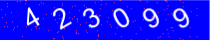
#> input picture manual_captcha.png, 210 x 40 px
$ python Advanced-OCR-Captcha-Solver.py
#> lines starting #> are read from the running program, lines starting #| are printed output that depends on the picture; after the words box and inside, x2 and y2 are one past the last pixel; in counts of white or black regions, pixels touching at a corner belong together
#!/usr/bin/env python3
"""
Advanced OCR Captcha Solver for Rajasthan High Court
Specialized for detecting numbers and text from captcha images
"""

import cv2
import numpy as np
from PIL import Image, ImageEnhance, ImageFilter
import pytesseract
import os
import re
from typing import List, Tuple, Optional

class AdvancedCaptchaOCR:
    def __init__(self):
        self.debug = True
        # Set Tesseract path if needed (Windows)
        # pytesseract.pytesseract.tesseract_cmd = r'C:\Program Files\Tesseract-OCR\tesseract.exe'

    def preprocess_image(self, image_path: str) -> List[Tuple[str, np.ndarray]]:
        """Advanced image preprocessing specifically for captcha OCR"""
#> called with image_path = 'manual_captcha.png'
        try:
            # Load image
            if not os.path.exists(image_path):
                print(f"Image not found: {image_path}")
                return []

            # Load with PIL first
            pil_img = Image.open(image_path)
#> pil_img is the input picture: PIL image 210x40 RGB; mean R, G, B 24.2, 21, 252.8

            # Convert to RGB if needed
            if pil_img.mode not in ['RGB', 'L']:
                pil_img = pil_img.convert('RGB')

            # Resize image for better OCR (minimum 150px width)
            width, height = pil_img.size
#> width = 210; height = 40
            if width < 150 or height < 50:
                scale_factor = max(150/width, 50/height, 3)
#> scale_factor = 3
                new_size = (int(width * scale_factor), int(height * scale_factor))
#> new_size = (630, 120)
                pil_img = pil_img.resize(new_size, Image.Resampling.LANCZOS)
#> pil_img: PIL image 630x120 RGB
                print(f"Resized image from {width}x{height} to {new_size[0]}x{new_size[1]}")
#| Resized image from 210x40 to 630x120

            # Convert to OpenCV format
            cv_img = cv2.cvtColor(np.array(pil_img), cv2.COLOR_RGB2BGR)
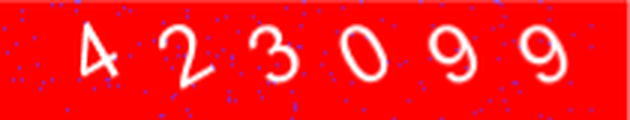
#> cv_img: shape (120, 630, 3); mean R, G, B 252.5, 21.3, 25

            processed_images = []

            # Method 1: Enhanced contrast + Otsu threshold
            gray = cv2.cvtColor(cv_img, cv2.COLOR_BGR2GRAY)

            # Enhance contrast using CLAHE
            clahe = cv2.createCLAHE(clipLimit=2.0, tileGridSize=(8,8))
            enhanced = clahe.apply(gray)

            _, otsu_thresh = cv2.threshold(enhanced, 0, 255, cv2.THRESH_BINARY + cv2.THRESH_OTSU)
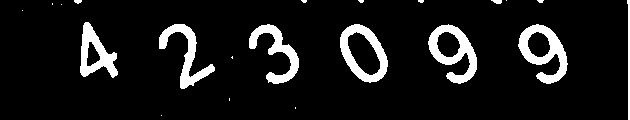
#> otsu_thresh: shape (120, 630); 9.4% white; 21 white regions (12 under 20 px), largest, box (x1, y1, x2, y2) and area: (518, 24, 568, 84) 1272, (428, 24, 477, 84) 1235, (340, 24, 388, 83) 1152
            processed_images.append(("Enhanced_Otsu", otsu_thresh))

            # Method 2: Gaussian blur + threshold
            blurred = cv2.GaussianBlur(gray, (3, 3), 0)
            _, gaussian_thresh = cv2.threshold(blurred, 0, 255, cv2.THRESH_BINARY + cv2.THRESH_OTSU)
#> gaussian_thresh: shape (120, 630); 8.6% white; 13 white regions (6 under 20 px), largest, box (x1, y1, x2, y2) and area: (519, 25, 567, 83) 1193, (428, 25, 477, 83) 1185, (340, 25, 388, 82) 1090
            processed_images.append(("Gaussian_Blur", gaussian_thresh))

            # Method 3: Median filter (good for removing noise)
            median_filtered = cv2.medianBlur(gray, 3)
            _, median_thresh = cv2.threshold(median_filtered, 0, 255, cv2.THRESH_BINARY + cv2.THRESH_OTSU)
#> median_thresh: shape (120, 630); 8.4% white; 12 white regions (5 under 20 px), largest, box (x1, y1, x2, y2) and area: (519, 25, 567, 83) 1166, (429, 25, 477, 83) 1159, (340, 25, 388, 82) 1076
            processed_images.append(("Median_Filter", median_thresh))

            # Method 4: Bilateral filter (preserves edges)
            bilateral = cv2.bilateralFilter(gray, 9, 75, 75)
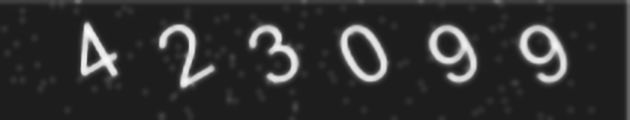
#> bilateral: shape (120, 630); min 29, max 250, mean 48.5
            _, bilateral_thresh = cv2.threshold(bilateral, 0, 255, cv2.THRESH_BINARY + cv2.THRESH_OTSU)
#> bilateral_thresh: shape (120, 630); 8.2% white; 7 white regions (1 under 20 px), largest, box (x1, y1, x2, y2) and area: (519, 25, 567, 83) 1171, (429, 25, 477, 83) 1160, (340, 25, 388, 82) 1071, (159, 24, 214, 88) 934, (81, 22, 118, 77) 931, (249, 25, 299, 83) 928
            processed_images.append(("Bilateral_Filter", bilateral_thresh))

            # Method 5: Adaptive threshold
            adaptive = cv2.adaptiveThreshold(gray, 255, cv2.ADAPTIVE_THRESH_GAUSSIAN_C, cv2.THRESH_BINARY, 11, 2)
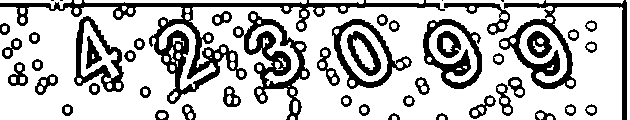
#> adaptive: shape (120, 630); 73.7% white; 49 black regions (4 under 20 px), largest, box (x1, y1, x2, y2) and area: (0, 0, 445, 104) 5103, (499, 0, 627, 120) 2705, (233, 11, 310, 120) 2396
            processed_images.append(("Adaptive_Threshold", adaptive))

            # Method 6: Morphological operations
            kernel = np.ones((2,2), np.uint8)
            morph = cv2.morphologyEx(otsu_thresh, cv2.MORPH_CLOSE, kernel)
#> morph: shape (120, 630); 9.3% white; 21 white regions (8 under 20 px), largest, box (x1, y1, x2, y2) and area: (519, 25, 569, 85) 1272, (429, 25, 478, 85) 1235, (341, 25, 389, 84) 1153
            morph = cv2.morphologyEx(morph, cv2.MORPH_OPEN, kernel)
#> morph: shape (120, 630); 9.2% white; 13 white regions (1 under 20 px), largest, box (x1, y1, x2, y2) and area: (520, 26, 570, 86) 1272, (430, 27, 479, 86) 1234, (342, 26, 390, 85) 1153
            processed_images.append(("Morphological", morph))

            # Method 7: Edge detection + dilation
            edges = cv2.Canny(gray, 50, 150)
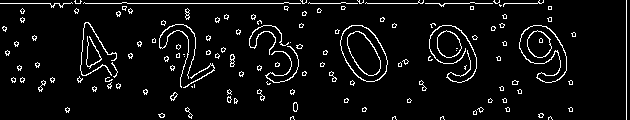
#> edges: shape (120, 630); 5.7% white in thin lines or dots
            dilated = cv2.dilate(edges, kernel, iterations=1)
#> dilated: shape (120, 630); 12% white in thin lines or dots
            inverted_edges = cv2.bitwise_not(dilated)
#> inverted_edges: shape (120, 630); 88% white; black in thin lines or dots
            processed_images.append(("Edge_Enhanced", inverted_edges))

            # Method 8: Inverted images (sometimes captcha has dark background)
            inverted_otsu = cv2.bitwise_not(otsu_thresh)
            processed_images.append(("Inverted_Otsu", inverted_otsu))

            # Method 9: High contrast processing
            high_contrast = cv2.convertScaleAbs(gray, alpha=2.0, beta=-50)
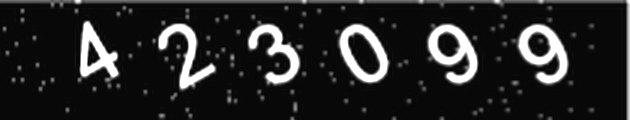
#> high_contrast: shape (120, 630); min 6, max 255, mean 38.3
            _, high_contrast_thresh = cv2.threshold(high_contrast, 0, 255, cv2.THRESH_BINARY + cv2.THRESH_OTSU)
#> high_contrast_thresh: shape (120, 630); 10.4% white; 41 white regions (32 under 20 px), largest, box (x1, y1, x2, y2) and area: (518, 24, 568, 84) 1382, (428, 24, 478, 84) 1372, (339, 24, 389, 83) 1249
            processed_images.append(("High_Contrast", high_contrast_thresh))

            # Method 10: Erosion + Dilation (remove small noise)
            eroded = cv2.erode(otsu_thresh, kernel, iterations=1)
#> eroded: shape (120, 630); 7.8% white; 13 white regions (4 under 20 px), largest, box (x1, y1, x2, y2) and area: (519, 25, 568, 84) 1077, (429, 26, 477, 84) 1039, (341, 25, 388, 83) 970
            dilated = cv2.dilate(eroded, kernel, iterations=2)
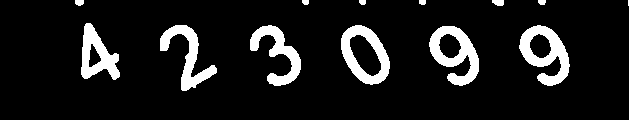
#> dilated: shape (120, 630); 10.8% white; 13 white regions, largest, box (x1, y1, x2, y2) and area: (519, 25, 570, 86) 1467, (429, 26, 479, 86) 1429, (341, 25, 390, 85) 1334
            processed_images.append(("Erode_Dilate", dilated))

            if self.debug:
                print(f"Generated {len(processed_images)} processed images")
#| Generated 10 processed images

            return processed_images

        except Exception as e:
            print(f"Error in image preprocessing: {e}")
            return []

    def extract_text_with_multiple_configs(self, image: np.ndarray, method_name: str) -> List[Tuple[str, float]]:
        """Extract text using multiple OCR configurations"""
        ocr_configs = [
            # Basic configurations
            {
                'config': '--oem 3 --psm 7',
                'description': 'Single text line'
            },
            {
                'config': '--oem 3 --psm 8',
                'description': 'Single word'
            },
            {
                'config': '--oem 3 --psm 6',
                'description': 'Single uniform block'
            },
            {
                'config': '--oem 3 --psm 13',
                'description': 'Raw line'
            },

            # With character whitelist (numbers and letters)
            {
                'config': '--oem 3 --psm 7 -c tesseract_char_whitelist=0123456789ABCDEFGHIJKLMNOPQRSTUVWXYZ',
                'description': 'Numbers and letters only'
            },
            {
                'config': '--oem 3 --psm 8 -c tesseract_char_whitelist=0123456789ABCDEFGHIJKLMNOPQRSTUVWXYZ',
                'description': 'Single word - numbers and letters'
            },

            # Numbers only
            {
                'config': '--oem 3 --psm 7 -c tesseract_char_whitelist=0123456789',
                'description': 'Numbers only'
            },
            {
                'config': '--oem 3 --psm 8 -c tesseract_char_whitelist=0123456789',
                'description': 'Single number'
            },

            # Different OEM modes
            {
                'config': '--oem 1 --psm 7',
                'description': 'Legacy engine'
            },
            {
                'config': '--oem 2 --psm 7',
                'description': 'LSTM only'
            },

            # With additional parameters
            {
                'config': '--oem 3 --psm 7 -c preserve_interword_spaces=0',
                'description': 'No spaces'
            },
            {
                'config': '--oem 3 --psm 8 -c load_system_dawg=false -c load_freq_dawg=false',
                'description': 'No dictionary'
            }
        ]

        results = []

        for config_dict in ocr_configs:
            try:
                config = config_dict['config']
                description = config_dict['description']

                # Perform OCR
                raw_text = pytesseract.image_to_string(image, config=config).strip()

                # Clean the text
                cleaned_text = self.clean_ocr_result(raw_text)

                if cleaned_text and len(cleaned_text) >= 3:
                    confidence = self.calculate_confidence_score(cleaned_text, raw_text)
                    results.append((cleaned_text, confidence))

                    if self.debug:
                        print(f"  {method_name} + {description}: '{cleaned_text}' (confidence: {confidence:.1f})")

            except Exception as e:
                if self.debug:
                    print(f"  OCR error with config {config_dict['description']}: {e}")
                continue

        return results

    # [83 lines left out: functions clean_ocr_result, calculate_confidence_score, not called in this run]

    def solve_captcha(self, image_path: str) -> str:
        """Main function to solve captcha from image path"""
        print(f"Attempting to solve captcha: {image_path}")

        if not os.path.exists(image_path):
            print(f"Captcha image not found: {image_path}")
            return ""

        # Preprocess the image
        processed_images = self.preprocess_image(image_path)
#> processed_images = 10 items

        if not processed_images:
            print("Failed to preprocess image")
            return ""

        all_results = []

        # Try OCR on each processed image
        for method_name, processed_img in processed_images:
            if self.debug:
                print(f"\nTrying OCR on {method_name}...")

                # Save debug image
                debug_filename = f"debug_{method_name.lower()}.png"
                cv2.imwrite(debug_filename, processed_img)

            # Extract text with multiple configurations
            method_results = self.extract_text_with_multiple_configs(processed_img, method_name)
            all_results.extend(method_results)
#> this loop made 1 pass
#> (method_name, debug_filename) on pass 1: ('Enhanced_Otsu', 'debug_enhanced_otsu.png')
#> (printed output is left out)
#> after the loop, all_results = []

        if not all_results:
            print("No valid OCR results found")
            return ""

        # Sort results by confidence score
        all_results.sort(key=lambda x: x[1], reverse=True)

        if self.debug:
            print(f"\nAll results ({len(all_results)} total):")
            for i, (text, confidence) in enumerate(all_results[:10]):  # Show top 10
                print(f"  {i+1}. '{text}' (confidence: {confidence:.1f})")

        # Filter results by minimum confidence
        min_confidence = 20.0
        good_results = [(text, conf) for text, conf in all_results if conf >= min_confidence]

        if not good_results:
            print(f"No results above confidence threshold {min_confidence}")
            if all_results:
                best_result = all_results[0][0]
                print(f"Returning best available result: '{best_result}'")
                return best_result
            return ""

        # Look for consensus among top results
        top_results = [text for text, _ in good_results[:5]]

        # Find most common result
        from collections import Counter
        result_counts = Counter(top_results)
        most_common = result_counts.most_common(1)

        if most_common and most_common[0][1] > 1:
            # Multiple methods agree
            consensus_result = most_common[0][0]
            print(f"Consensus result: '{consensus_result}' (appears {most_common[0][1]} times)")
            return consensus_result
        else:
            # Use highest confidence result
            best_result = good_results[0][0]
            best_confidence = good_results[0][1]
            print(f"Best result: '{best_result}' (confidence: {best_confidence:.1f})")
            return best_result

def test_captcha_solver():
    """Test the captcha solver on available images"""
    solver = AdvancedCaptchaOCR()

    test_images = ["manual_captcha.png", "captcha_temp.png", "temp_captcha.png"]

    for image_file in test_images:
        if os.path.exists(image_file):
            print(f"\n{'='*50}")
            print(f"Testing on: {image_file}")
            print('='*50)

            result = solver.solve_captcha(image_file)

            if result:
                print(f"\nFINAL RESULT: '{result}'")
            else:
                print("\nNo solution found")

            return result  # Return first successful result

    print("No captcha images found to test")
    return ""

if __name__ == "__main__":
    print("ADVANCED CAPTCHA OCR SOLVER")
    print("="*50)
    test_captcha_solver()
#> (the call stopped at in extract_text_with_multiple_configs, `raw_text = pytesseract.image_to_string(image, config=config).strip()`: pytesseract is not available in this run)
